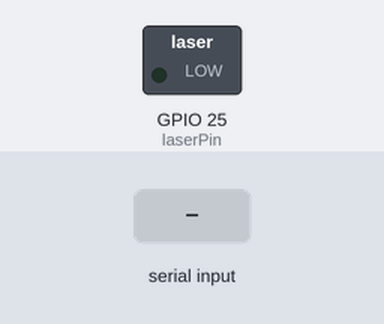
The sketch below on a simulated ESP32. Shown: switched loads named in the sketch (green lamp = pin HIGH). The inputs (shaded band) are chosen by the test bench.

Above: at 1.2 s.
1.3 s: "0" received over Serial
At 2.5 s:
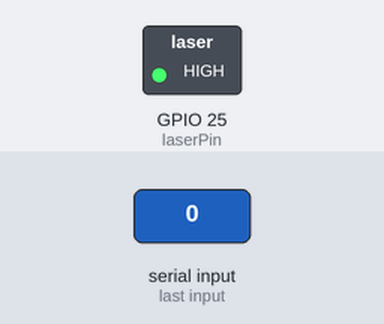
2.8 s: "1" received over Serial
At 3.7 s:
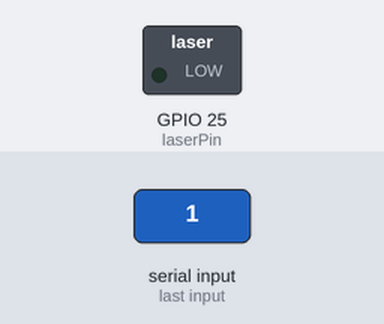
Timing chart, 0 to 5.8 s (numbered marks = the images above; inputs shaded):
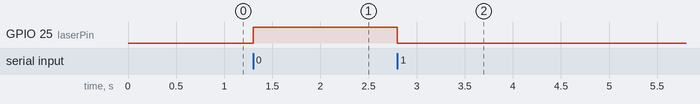

The sketch:

LED_arduino.ino
```cpp
int laserPin = 25;

void setup() {
  Serial.begin(9600);
  pinMode(25, OUTPUT); // built-in LED
}

void loop() {
  if (Serial.available()) {
    char cmd = Serial.read();

    if (cmd == '1') {
      digitalWrite(laserPin, LOW);
    }
    else if (cmd == '0') {
      digitalWrite(laserPin, HIGH);
    }
  }
}

// int laserPin = 25;

// void setup() {
//   pinMode(laserPin, OUTPUT);
// }

// void loop() {
//   digitalWrite(laserPin, LOW);   // ON (reverse logic)
//   delay(1000);

//   digitalWrite(laserPin, HIGH);  // OFF
//   delay(1000);
// }
```

Measured:
- after the input at 1.3 s, GPIO 25 (laserPin): LOW → HIGH at once
- after the input at 2.8 s, GPIO 25 (laserPin): HIGH → LOW at once
